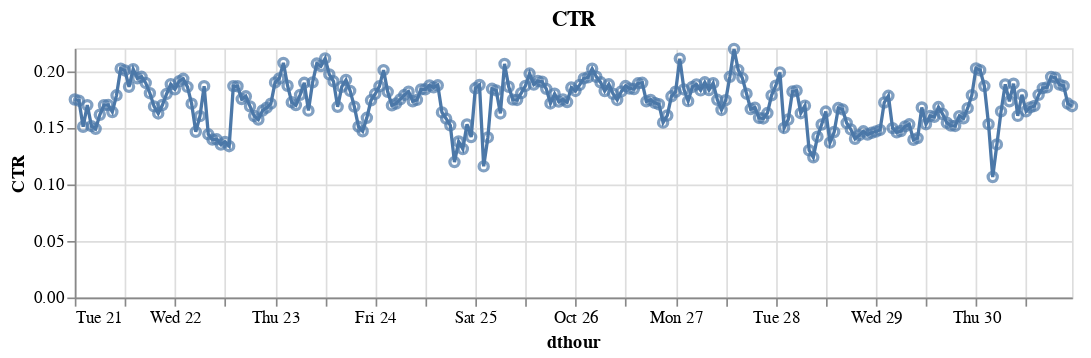

The code cell stored with this chart in its notebook:
### Code cell
line = alt.Chart(hourly.reset_index()).mark_line().encode(x="dthour:T", y="CTR:Q")

points = (
    alt.Chart(hourly.reset_index())
    .mark_point()
    .encode(x="dthour:T", y="CTR:Q", tooltip=["dthour", "CTR"])
)

(line + points).properties(title="CTR", width=600, height=150)

### Figure 1 — Vega-Lite specification as saved in the notebook (floating-point values rounded to 4 significant figures; data arrays with more than 128 entries replaced by an {"elided": "..."} marker saying what was removed)
{"config": {"view": {"continuousWidth": 400, "continuousHeight": 300}}, "layer": [{"data": {"name": "data-5441320bac493cf6f56b01c90b22bd2b"}, "mark": "line", "encoding": {"x": {"field": "dthour", "type": "temporal"}, "y": {"field": "CTR", "type": "quantitative"}}}, {"data": {"name": "data-5441320bac493cf6f56b01c90b22bd2b"}, "mark": "point", "encoding": {"tooltip": [{"field": "dthour", "type": "temporal"}, {"field": "CTR", "type": "quantitative"}], "x": {"field": "dthour", "type": "temporal"}, "y": {"field": "CTR", "type": "quantitative"}}}], "height": 150, "title": "CTR", "width": 600, "$schema": "https://vega.github.io/schema/vega-lite/v4.17.0.json", "datasets": {"data-5441320bac493cf6f56b01c90b22bd2b": {"elided": "240 records"}}}
